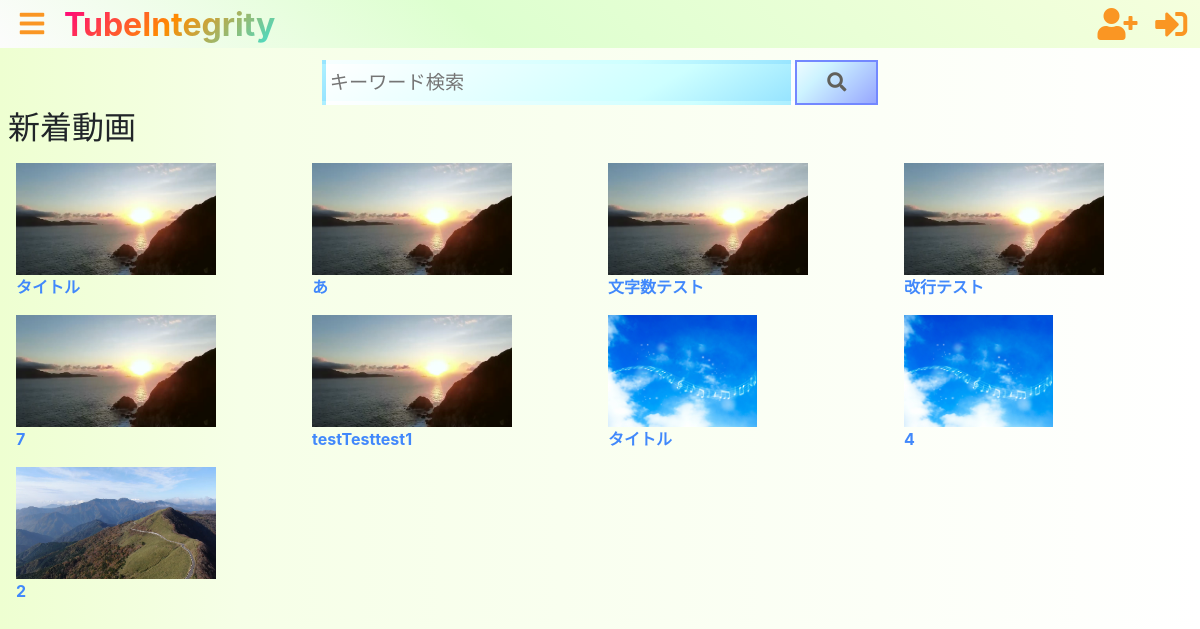
The page / on the database its author committed.
### tube/models.py (models this page shows, shortened)
class Video(models.Model):
    class Meta:
        db_table = "video"
    id       = models.UUIDField(default=uuid.uuid4, primary_key=True, editable=False )
    category = models.ForeignKey(Category, verbose_name="カテゴリ", on_delete=models.PROTECT)
    dt       = models.DateTimeField(verbose_name="投稿日", default=timezone.now)
    title        = models.CharField(verbose_name="タイトル", max_length=50)
    description  = models.CharField(verbose_name="動画説明文", max_length=300)
    movie        = models.FileField(verbose_name="動画", upload_to="tube/movie", blank=True)
    thumbnail    = models.ImageField(verbose_name="サムネイル", upload_to="tube/thumbnail/", null=True)
    user         = models.ForeignKey(settings.AUTH_USER_MODEL, verbose_name="投稿者", on_delete=models.CASCADE)
    edited       = models.BooleanField(default=False)
    mime         = models.TextField(verbose_name="MIMEタイプ", null=True)
    views        = models.IntegerField(verbose_name="再生回数", default=0, validators=[MinValueValidator(0)])

### tube/views.py (the view)
class IndexView(views.APIView):
    def get(self, request, *args, **kwargs):
        latests = Video.objects.all().order_by("-dt")[:DEFAULT_VIDEO_AMOUNT]
        if request.user.is_authenticated:
            histories   = History.objects.filter(user=request.user.id).order_by("?")[:DEFAULT_VIDEO_AMOUNT]
        else:
            histories   = False
        '''
        paginator  = Paginator(latests,7)


        if "page" in request.GET:
            latests    = paginator.get_page(request.GET["page"])
        else:
            latests    = paginator.get_page(1)
        '''
        context = {"latests": latests,
                   "histories":histories,}
        return render(request, "tube/index.html", context)

### templates/tube/index.html (shortened to what this page needs)
{% extends "tube/base.html" %}
{% load static %}
{% load param_change %}
{% block main %}
{% block extra_head %}
{{ block.super }}
{% endblock %}
{% include "tube/search_form.html" %}
    <h2>新着動画</h2>
    <div class="video_content_list">
        {% for latest in latests %}
        <div class="video_content">
            <a class="video_content_link" href="{% url 'tube:single' latest.id %}">
                {% if latest.thumbnail %}
                <img class="video_thumbnail" src="/media/{{ latest.thumbnail }}" alt="{{ latest.title }}">
                {% else %}
                <img class="video_thumbnail" src="{% static 'tube/img/no-img.png' %}" alt="{{ latest.title }}">
                {% endif %}
                <div class="video_title">{{ latest.title }}</div>
            </a>
        </div>
        {% empty %}
        <div class="video_content">動画がありません</div>
        {% endfor %}
    </div>
{% endblock %}

### templates/tube/base.html (shortened to what this page needs)
{% extends "common/sidebar.html" %}
{% load static %}
{% block extra_head %}
<link rel="stylesheet" href="{% static 'tube/css/style.css' %}">
{% endblock %}
{% block header_title %}TubeIntegrity{% endblock %}
{% block header_right_content %}
    {% if request.user.is_authenticated %}
        <a class="header_icon" href="{% url 'tube:notify' %}">
            <i class="far fa-bell"></i>
        </a>
        {% if request.user.usericon %}
        <a href="{% url 'tube:mypage' %}">
            <img class="usericon" src="/media/{{ request.user.usericon }}">
        {% else %}
        <a class="header_icon" href="{% url 'tube:mypage' %}">
            <i class="fas fa-user"></i>
        </a>
        {% endif %}
    {% else %}
        <a class="header_icon" href="{% url 'account_signup' %}">
            <i class="fas fa-user-plus"></i>
        </a>
        <a class="header_icon" href="{% url 'account_login' %}">
            <i class="fas fa-sign-in-alt"></i>
        </a>
    {% endif %}
{% endblock %}

### templates/common/sidebar.html (shortened to what this page needs)
{% load static %}
<!DOCTYPE html>
<html lang="ja">
<head>
    <link rel="stylesheet" href="{% static 'common/css/l_sidebar.css' %}">
    <link rel="stylesheet" href="https://stackpath.bootstrapcdn.com/bootstrap/4.4.1/css/bootstrap.min.css">
    <link rel="stylesheet" href="{% static 'common/css/fontawesome/all.css' %} ">
    {% block extra_head %}
    {% endblock %}
</head>
<body>
    <header>
        <div class="left_header">
            <label class="l_sidebar_label" for="l_sidebar">
                <i class="fas fa-bars"></i>
            </label>
            <a class="header_link" href="{% url 'tube:index' %}"><h1>{% block header_title %}{% endblock %}</h1></a>
            <div class="header_right_content">
            {% block header_right_content %}
            {% endblock %}
            </div>
        </div>
    </header>
    <main>
    {% block main %}
    {% endblock %}
    </main>
</body>
</html>

### templates/tube/search_form.html
<div class="search_form_area">
    <form class="search_form" action="{% url 'tube:search' %}" method="GET">
        <input class="search_form_word" type="text" name="word" value="{{ request.GET.word }}" placeholder="キーワード検索" >
        <button class="search_form_submit" type="submit"><i class="fas fa-search"></i></button>
    </form>
</div>

### static/common/css/l_sidebar.css (style rules this page uses)
html, body { overflow-x: hidden; margin:0; }
a { color:#70C0F5; text-decoration:none; }
.left_header { width:100%; height:3rem; position:fixed; z-index:99; background: rgb(252,252,252); background: linear-gradient(40deg, rgba(252,252,252,1) 0%, rgba(221,255,207,1) 40%, rgba(245,255,221,1) 100%); color:#FA9623; display:flex; align-items:center; overflow:hidden; }
.header_link { color:#FA9623; margin-left:0.5rem; }
.left_header h1 { font-size:2rem; font-weight:bold; line-height:normal; margin:0; color: #FF8C00; background: -webkit-linear-gradient(135deg, #40E0D0, #FF8C00, #FF0080); -webkit-background-clip: text; -webkit-text-fill-color: transparent; }
.l_sidebar_label { position:relative; margin-left:0.5rem; margin-bottom:0; width:3rem; height:2rem; z-index:100; cursor:pointer; transition:0.2s; }
.l_sidebar_label i { position:absolute; top:50%; left:50%; transform:translate(-50%,-50%); font-size:1.75rem; }
.l_sidebar_label i.fa-bars { display:block; }
.header_right_content { position:absolute; right:0; top:50%; transform:translateY(-50%); display:flex; margin-right:0.5rem; }
main { margin-top:3rem; }

### static/tube/css/style.css (style rules this page uses)
header { background:#FAF0E3; color:#FA9623; }
.header_icon { display:flex; font-size:2rem; padding:0.3rem; margin-left:0.5rem; color:#FA9623; }
body { background: rgb(255,255,255); background: linear-gradient(270deg, rgba(255,255,255,1) 0%, rgba(246,255,231,1) 80%, rgba(238,255,209,1) 100%); }
img { max-width:100%; }
main { padding:0.5rem; }
.video_content_list { display:flex; flex-wrap:wrap; }
.video_content { width:calc(100% / 4); }
.video_content_link { display:block; margin:0.5rem; }
.video_title { color:#4188FB; font-weight:bold; }
.video_thumbnail { background:#9DA39F; object-fit:contain; height:7rem; width:auto; }
.search_form { display:flex; justify-content:center; }
.search_form_word { display:block; width:40%; font-size:1.2rem; padding:0.25rem; margin:0.25rem 0; border:solid 0.25rem transparent; background: rgb(255,255,255); background: linear-gradient(150deg, rgba(255,255,255,1) 0%, rgba(205,255,255,1) 70%, rgba(151,228,255,1) 100%); color:#2d3030; }
.search_form_submit { width:7%; display:block; padding:0.3rem; margin:0.25rem 0; font-size:1.2rem; color:#61605B; background: rgb(238,251,255); background: linear-gradient(135deg, rgba(238,251,255,1) 0%, rgba(205,243,255,1) 30%, rgba(151,167,255,1) 100%); border:solid 0.15rem #7388FF; cursor:pointer; }
button { appearance: none; margin: 0; padding: 0; background: none; border: none; border-radius: 0; outline: none; }

### rows shown on the page
Video: thumbnail (picture), title "タイトル"
Video: thumbnail (picture), title "あ"
Video: thumbnail (picture), title "文字数テスト"
Video: thumbnail (picture), title "改行テスト"
Video: thumbnail (picture), title "7"
Video: thumbnail (picture), title "testTesttest1"
Video: thumbnail (picture), title "タイトル"
Video: thumbnail (picture), title "4"
Video: thumbnail (picture), title "2"
